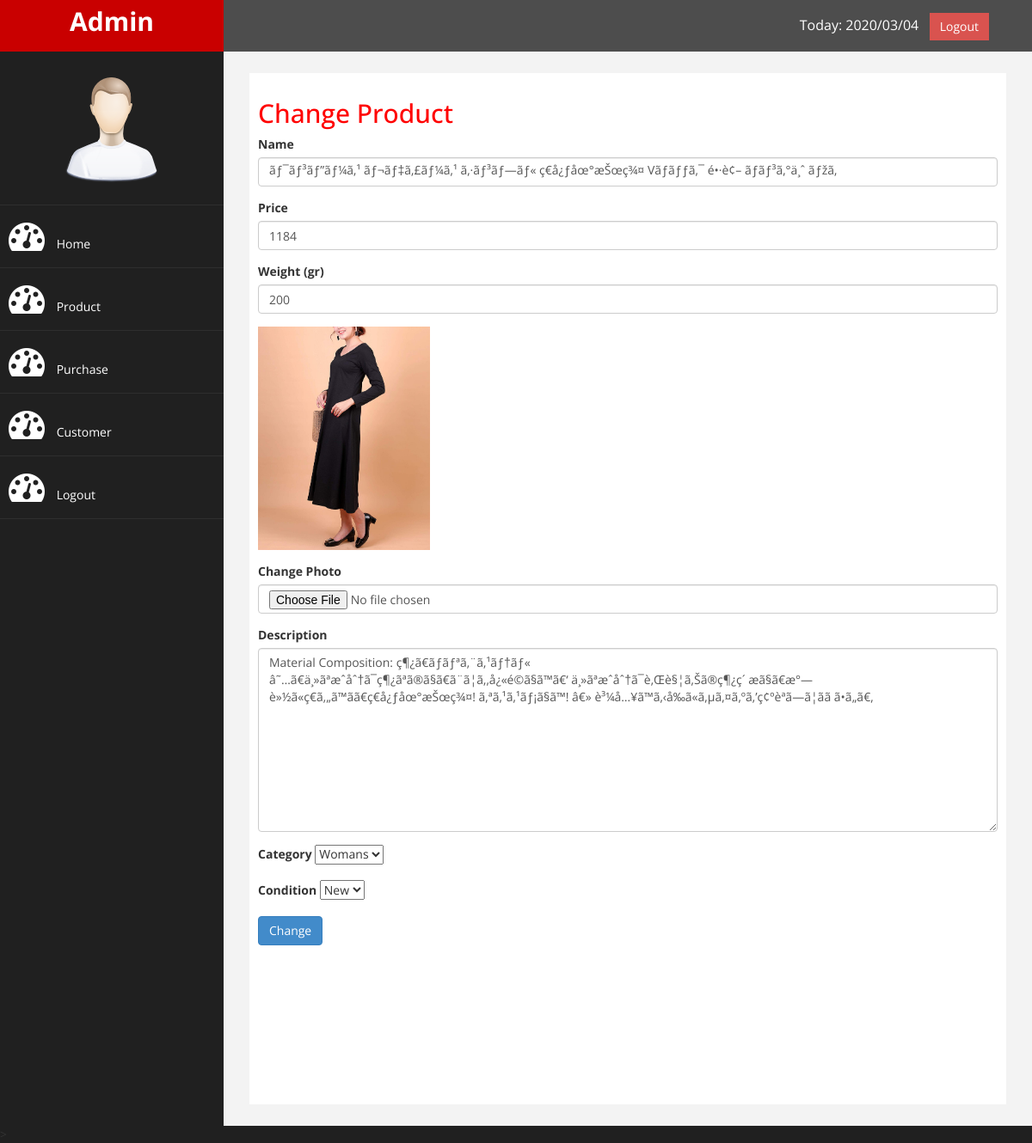
Screenshot of /admin/index.php?pages=changeproduct&id=10 (signed in) with the database file from the repository.
### tables this page shows
CREATE TABLE `product` (
  `id_product` int(11) NOT NULL,
  `name_product` varchar(100) NOT NULL,
  `price_product` int(11) NOT NULL,
  `weight_product` int(11) NOT NULL,
  `photo_product` varchar(100) NOT NULL,
  `description_product` text NOT NULL,
  `category_product` varchar(100) NOT NULL,
  `condition_product` varchar(30) NOT NULL
);

### admin/changeproduct.php (the view, shortened to what this page needs)
<h2>Change Product</h2>
<?php
	$get = $connectdb->query("SELECT * FROM product WHERE id_product='$_GET[id]'");
	$row = $get->fetch_assoc();
?>
<form method="post" enctype="multipart/form-data">
	<div class="form-group">
		<label>Name</label>
		<input type="text" class="form-control" name="name_product" value="<?php echo $row['name_product'];?>">
	</div>
	<div class="form-group">
		<label>Price</label>
		<input type="number" class="form-control" name="price"
		value="<?php echo $row['price_product'];?>">
	</div>
	<div class="form-group">
		<label>Weight (gr)</label>
		<input type="number" class="form-control" name="weight" value="<?php echo $row['weight_product'];?>">
	</div>
	<div class="form-group">
		<img src="../photo_product/<?php echo $row['photo_product'];?>" width="200">
	</div>
	<div class="form-group">
		<label>Change Photo</label>
		<input type="file" class="form-control" name="photo">
	</div>
	<div class="form-group">
		<label>Description</label>
		<textarea class="form-control" name="description" rows="10"><?php echo $row['description_product'];?>
		</textarea>
	</div>
	<div class="form-group">
		<label>Category</label>
		<select id="category" name="category">
		  <option value="<?php echo $row['category_product'];?>"><?php echo $row['category_product'];?></option>
		</select>
	</div>
	<div class="form-group">
		<label>Condition</label>
		<select id="condition" name="condition" >
		  <option value="<?php echo $row['condition_product'];?>"><?php echo $row['condition_product'];?></option>
		</select>
	</div>
	<button class="btn btn-primary" name="change">Change</button>
</form>

### admin/assets/css/custom.css (style rules this page uses)
body { font-family: 'Open Sans', sans-serif; }
h2 { color: #f00; }

### rows the page displays
product: name_product "ãƒ¯ãƒ³ãƒ”ãƒ¼ã‚¹ ãƒ¬ãƒ‡ã‚£ãƒ¼ã‚¹ ã‚·ãƒ³ãƒ—ãƒ« ç€å¿ƒåœ°æŠœç¾¤ Vãƒãƒƒã‚¯ é•·è¢– ãƒ­ãƒ³ã‚°ä¸ˆ ãƒžã‚­", price "1184", weight "200", photo_product (picture), description "Material Composition: ç¶¿ã€ãƒãƒªã‚¨ã‚¹ãƒ†ãƒ« â˜…ã€ä¸»ãªæˆåˆ†ã¯ç¶¿ãªã®ã§ã€ã¨ã¦ã‚‚å¿«é©ã§ã™ã€‘ ä¸»ãªæˆåˆ†ã¯è‚Œè§¦ã‚Šã®ç¶¿ç´ æã§ã€æ°—è»½ã«ç€ã‚„ã™ãã€ç€å¿ƒåœ°æŠœç¾¤! ã‚ªã‚¹ã‚¹ãƒ¡ã§ã™! â€» è³¼å…¥ã™ã‚‹å‰ã«ã‚µã‚¤ã‚ºã‚’ç¢ºèªã—ã¦ãã ã•ã„ã€‚", category "Womans", condition "New"
